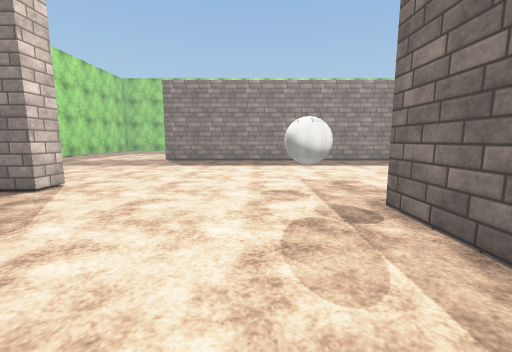
[1] (above)

18 first-person views from a walk through a scene from a Unity 3-D project. The camera is 1.3 m above the floor, tilts 8° down and sees 90° across. The floor is counted in squares, 1 m on a side. Each view is taken from the middle of a square. On the plan, view 1 faces up. The plan holds only what a view shows up to about 13 squares ahead; the rest is blank. The player is left out. Surface patterns are stand-ins for the level's own textures.

[2]
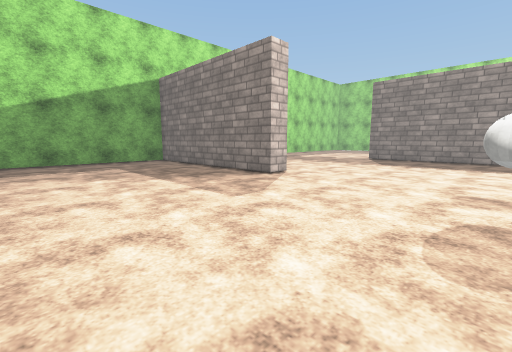

[3]
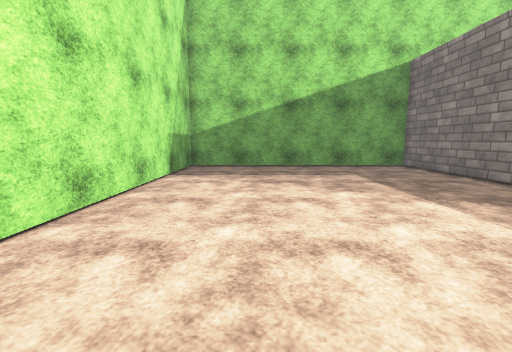

[4]
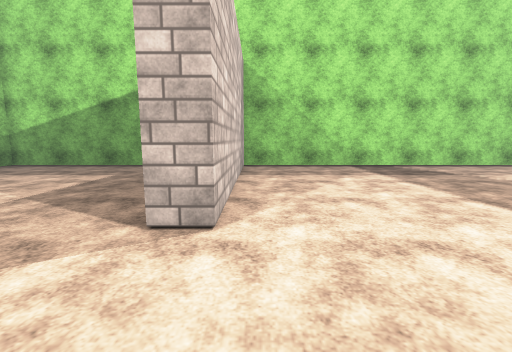

[5]
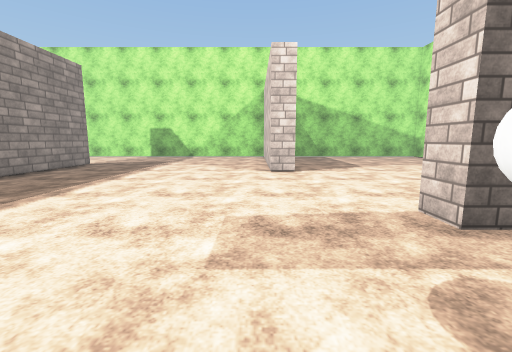

[6]
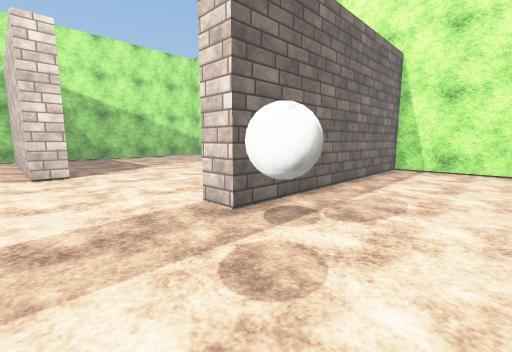

[7]
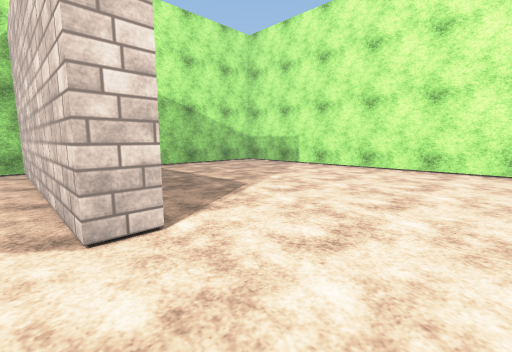

[8]
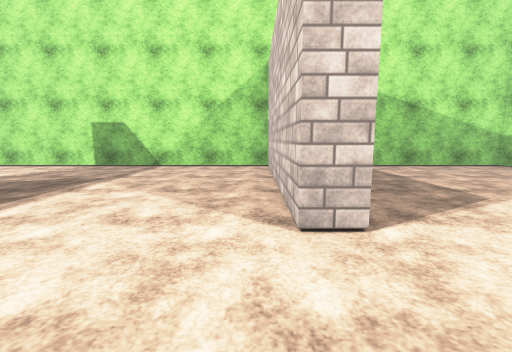

[9]
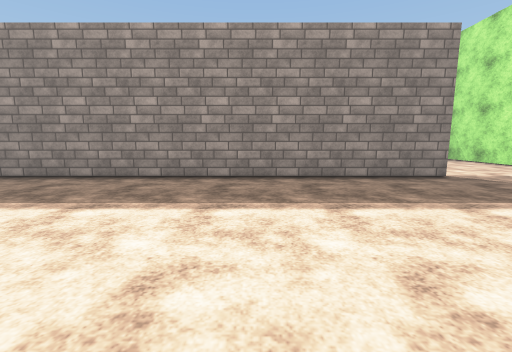

[10]
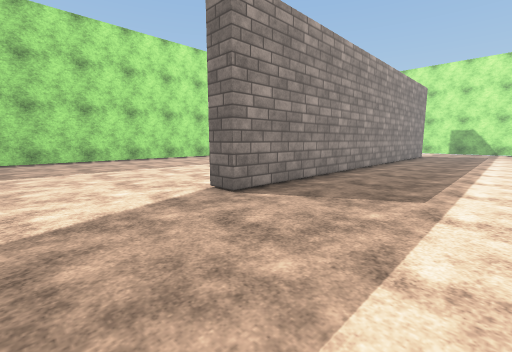

[11]
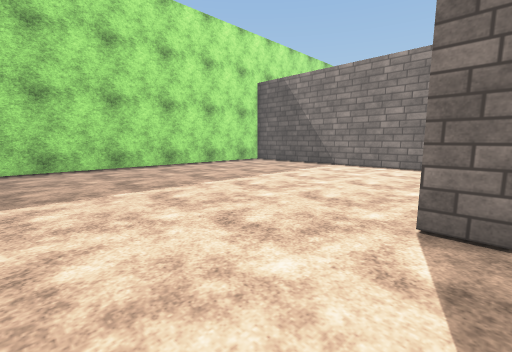

[12]
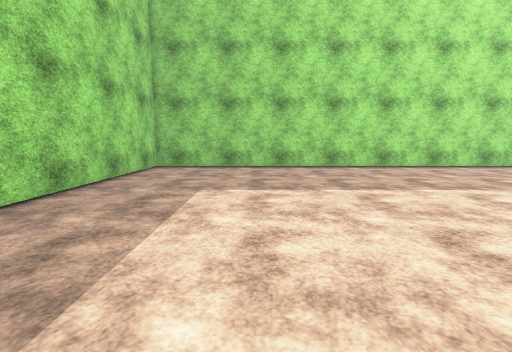

[13]
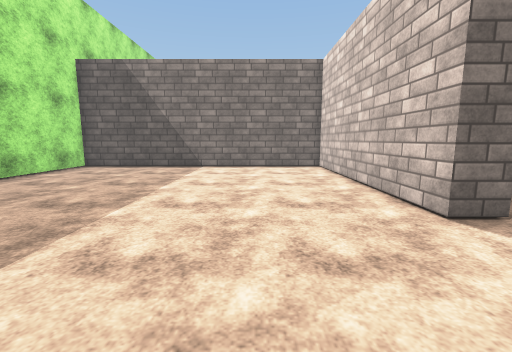

[14]
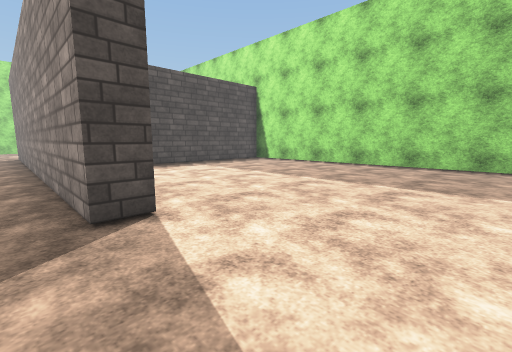

[15]
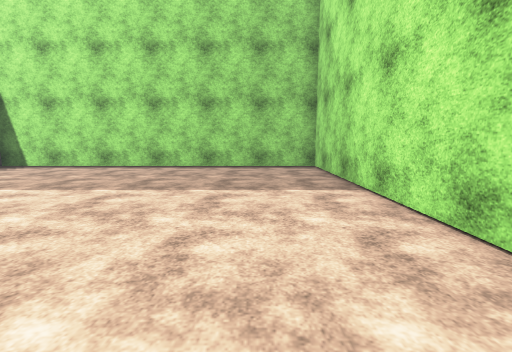

[16]
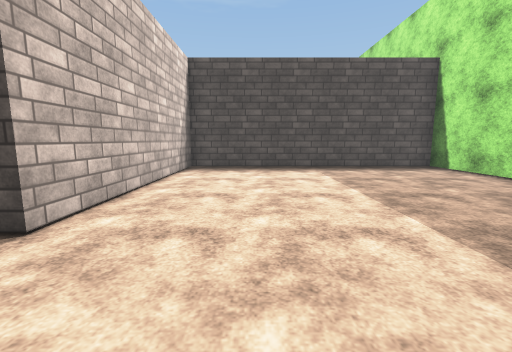

[17]
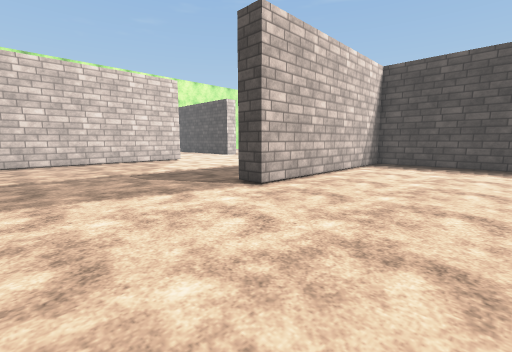

[18]
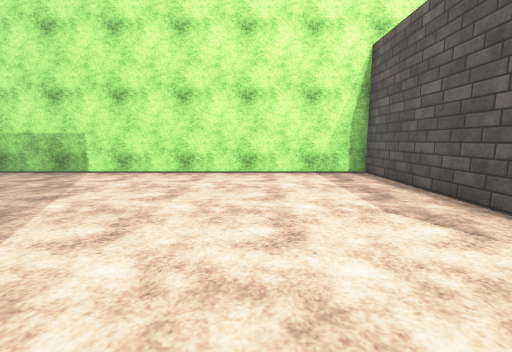

### Floor plan
Points are (right, up) in squares from view 1. A wall is a line through its corners. A room is listed if a view was taken in it or the views show most of it. See-through windows are left out.
Room 1 (views 1, 2, 3, 4, 5, 6, 7, 8, 9, 10, 11, 12, 13, 14, 15, 16, 17, 18)
walls: (9.5, 6.4) (9.5, 7.4) (18.9, 7.4) (18.9, 29.4) (3.6, 29.4) (3.6, 17.9) (12.6, 17.9) (12.6, 16.9) (-5.9, 16.9) (-5.9, 17.9) (2.6, 17.9) (2.6, 29.4) (-14.8, 29.4) (-14.8, 7.4); (3.6, 1.8) (3.6, -4.2) (18.9, -4.2) (18.9, 2.1); (-14.2, 7.4) (-5.6, 7.4) (-5.6, 6.4) (-14.8, 6.4) (-14.8, -4.2) (-5.1, -4.2); (-1.1, -4.2) (2.6, -4.2) (2.6, 5) (3.6, 5)
objects: other object (1, 5) to (1, 6)

Where each view was taken, in squares from view 1:
view 1: 0 up, 0 right, facing up
view 2: 1 down, 1 right, facing up-left
view 3: 1 down, 2 left, facing left
view 4: 8 up, 2 left, facing left
view 5: 8 up, 1 left, facing right
view 6: 8 up, 1 left, facing down-right
view 7: 8 up, 6 right, facing down-right
view 8: 8 up, 6 right, facing right
view 9: 8 up, 6 right, facing up
view 10: 12 up, 10 left, facing up-right
view 11: 17 up, 10 left, facing up-right
view 12: 17 up, 10 left, facing up
view 13: 21 up, 10 left, facing right
view 14: 16 up, 17 right, facing up-left
view 15: 17 up, 16 right, facing up
view 16: 21 up, 16 right, facing left
view 17: 23 up, 18 right, facing down-left
view 18: 6 up, 8 right, facing down
